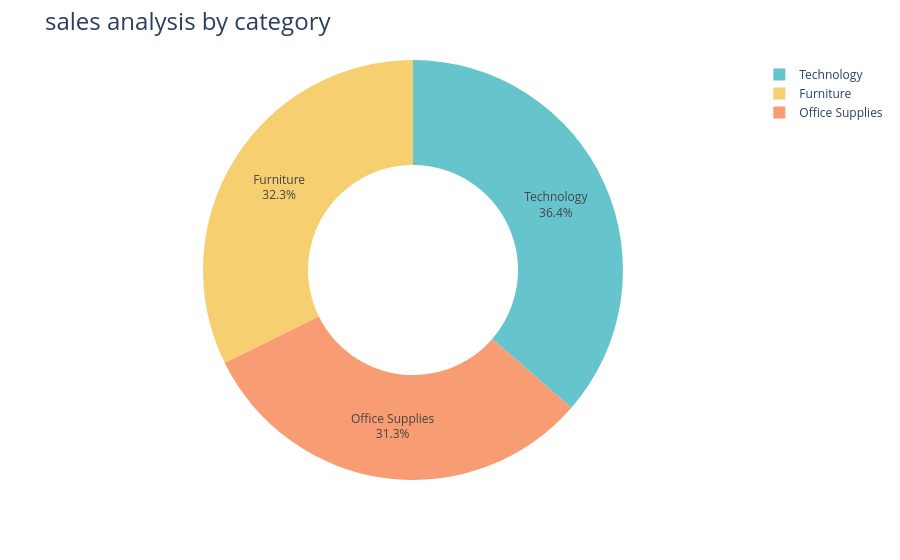

Source (notebook cell):
### Code cell
fig = px.pie(Sales_By_Category,
             values='Sales',
             names='Category',
             hole=0.5,
             color_discrete_sequence=px.colors.qualitative.Pastel)
fig.update_traces(textposition='inside',textinfo='percent+label')
fig.update_layout(title_text='sales analysis by category',title_font=dict(size=24))
fig.show()

### Figure 1 — Plotly figure (JSON) as saved in the notebook; plotly's stock layout.template omitted (floating-point values rounded to 4 significant figures)
{"data": [{"domain": {"x": [0, 1], "y": [0, 1]}, "hole": 0.5, "hovertemplate": "Category=%{label}<br>Sales=%{value}<extra></extra>", "labels": ["Furniture", "Office Supplies", "Technology"], "legendgroup": "", "name": "", "showlegend": true, "textinfo": "percent+label", "textposition": "inside", "type": "pie", "values": [742000.0, 719000.0, 836200.0]}], "layout": {"legend": {"tracegroupgap": 0}, "margin": {"t": 60}, "piecolorway": ["rgb(102, 197, 204)", "rgb(246, 207, 113)", "rgb(248, 156, 116)", "rgb(220, 176, 242)", "rgb(135, 197, 95)", "rgb(158, 185, 243)", "rgb(254, 136, 177)", "rgb(201, 219, 116)", "rgb(139, 224, 164)", "rgb(180, 151, 231)", "rgb(179, 179, 179)"], "title": {"font": {"size": 24}, "text": "sales analysis by category"}}}
